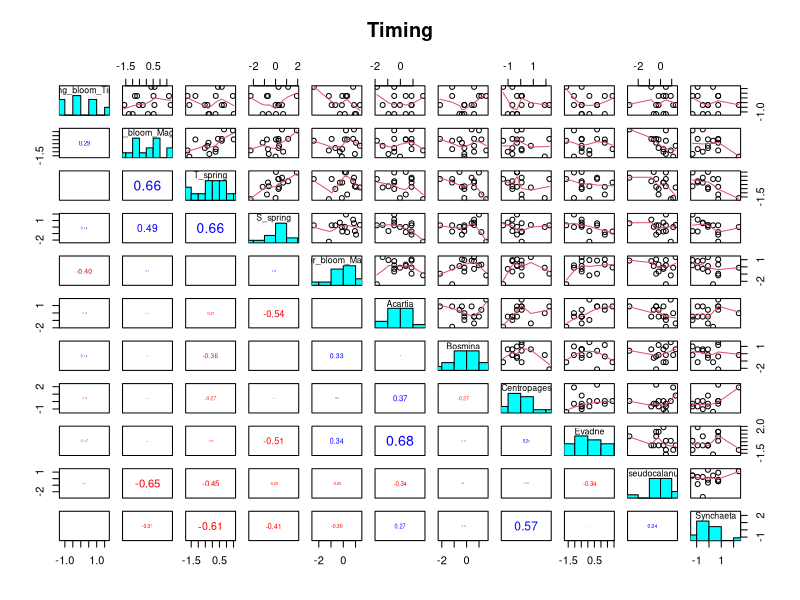
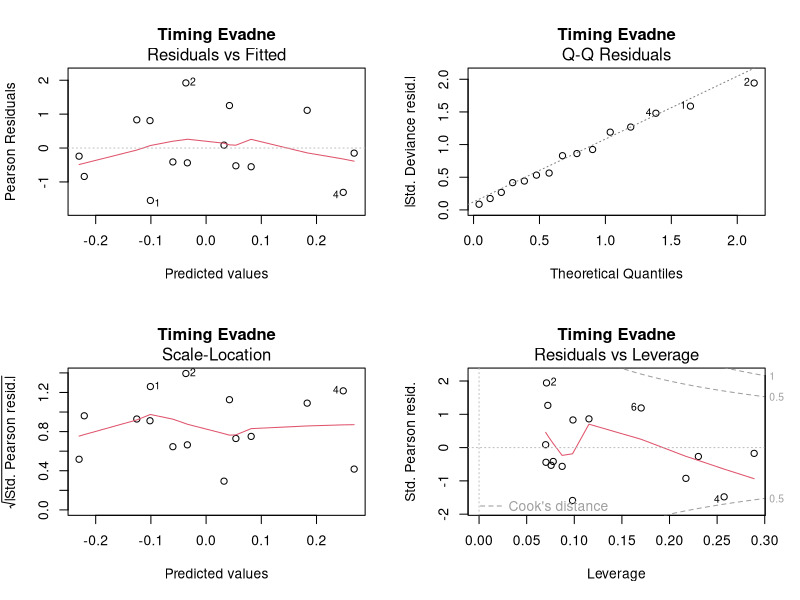
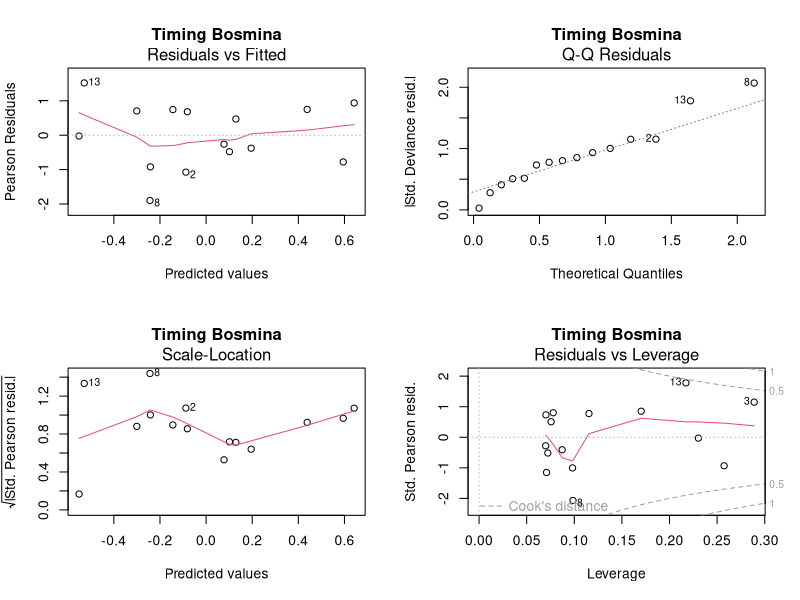
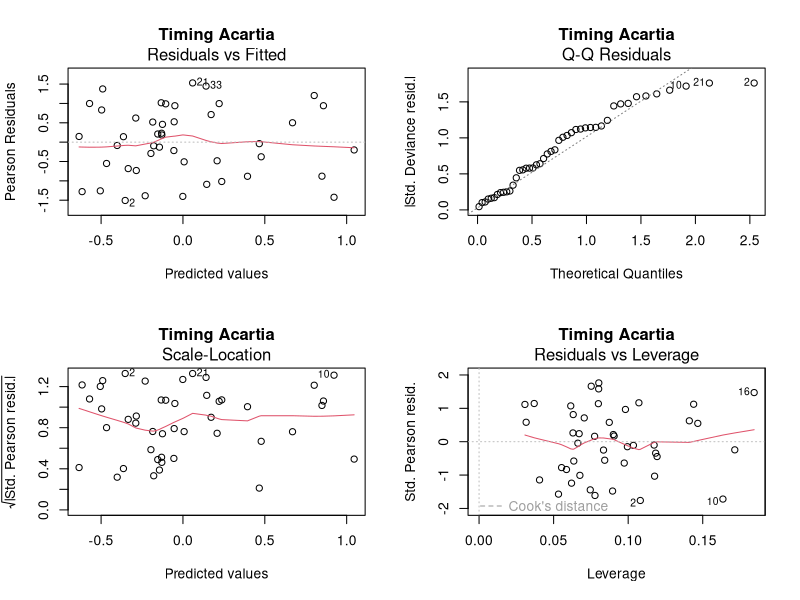
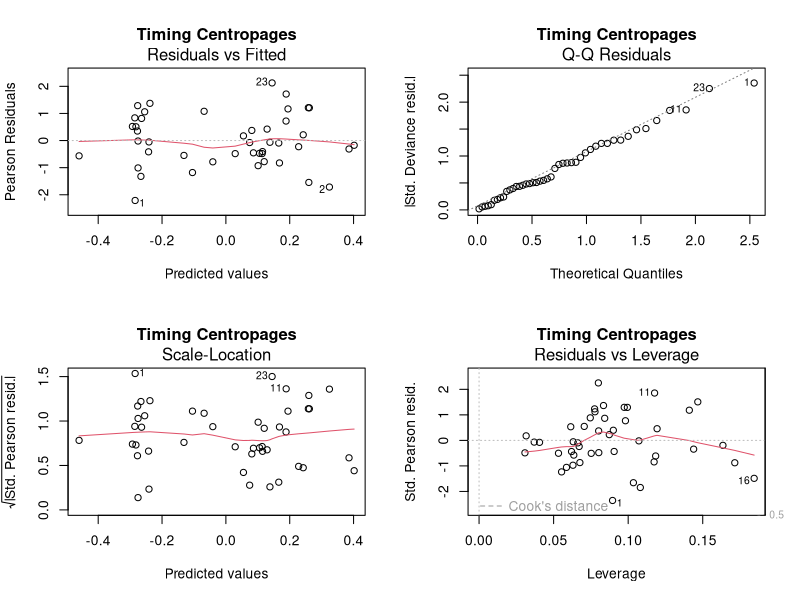
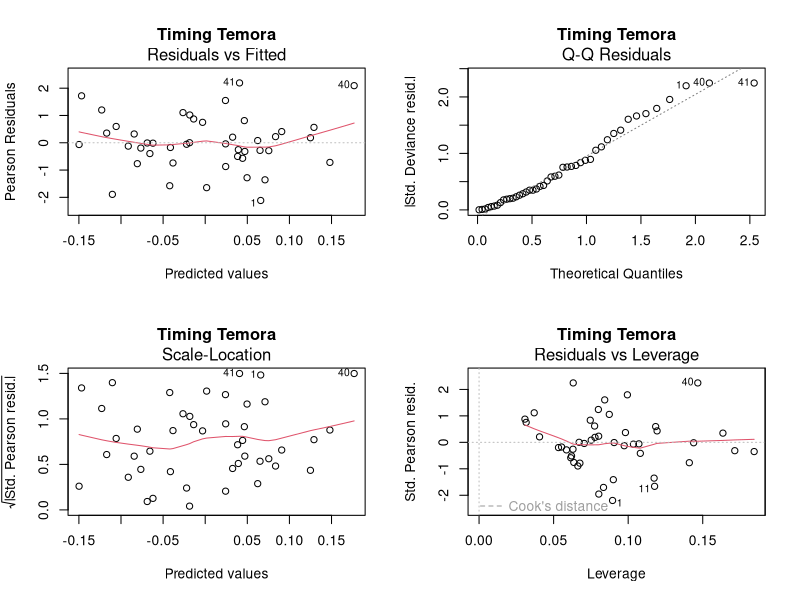
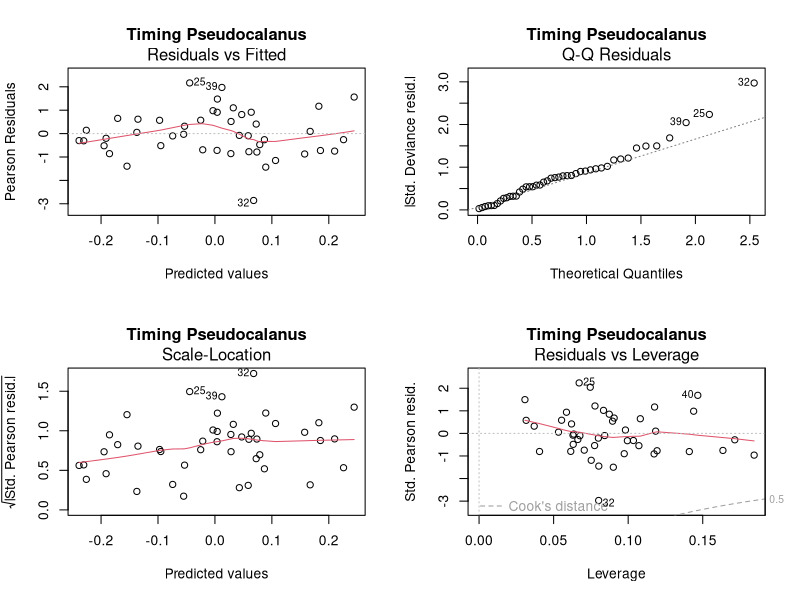
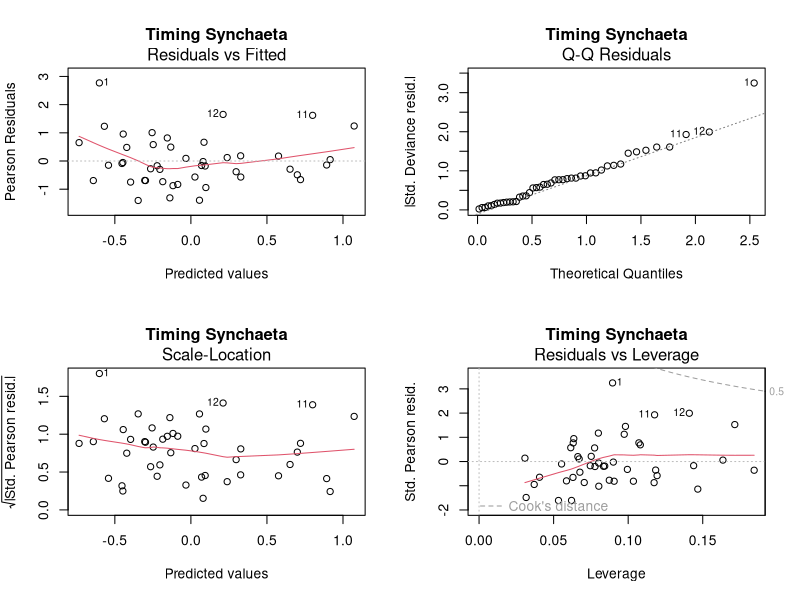

Generate these figures, in order, with R: (Note: this script raises an error after producing the figures.)
################################################################################
#                                                                 18.08.2023   #
#                            Kinlan M.G. Jan                                   #  
#                           kinlan.jan@su.se                                   #
#                                                                              #
#                     GLM with Normalised values                               #
################################################################################
rm(list = ls())
library(dplyr)
library(ggplot2)
library(tidyr)
library(corrplot)
library(patchwork)
library(tidyverse)
library(ggpubr)
library(rstatix)
library(MASS)
library(knitr)
################################################################################
zp <- read.delim("Output/Data/Weekly_Full_ZP.txt",
                 sep=";")

abiotic <- read.delim("Output/Data/Abiotic.txt",
                      sep=";")
timing <- read.delim("Output/Data/Weekly_Full_PP.txt", 
                     sep=";") %>% 
  dplyr::select(Taxa, Year, Station, Timing, Magnitude) %>% 
  as.data.frame()

################################################################################
# 2. Prepare the environmental variables
# 2.a. Temperature between 0 and 20m in Summer and Spring
ABIOTIC <-
  abiotic %>% 
  mutate(Parameter = ifelse(Parameter == "Temp_0.20",
                            "T", 
                            ifelse(Parameter == "Salinity",
                                   "S",
                                   ifelse(Parameter == "Salinity_bottom", "BS", as.character(Parameter)))),
         season = case_when(
           month %in% 1:3 ~ "winter",
           month %in% 4:6 ~ "spring",
           month %in% 7:9 ~ "summer",
           month %in% 10:12 ~ "fall"),
         Parameter_2 = paste(Parameter, season, sep = "_")) %>%
  
  
  
  as_tibble() %>% 
  filter(Parameter %in% c("T",
                          "BS",
                          "S"),
         Year %in% 2008:2022) %>%
  group_by(Year, Station, Parameter_2) |> 
  summarise(Value = mean(Value, na.rm = T)) |> 
  ungroup() |> 
  
  group_by(Station, Parameter_2) %>% 
  mutate(z = (Value - mean(Value)) / sd(Value)) %>% 
  ungroup() |>
  dplyr::select(-Value) |> 
  spread(Parameter_2, z)
################################################################################

################################################################################
#3. Process biotic variables
zp <- zp %>%
  dplyr::select(Year,
                Station,
                Taxa,
                Timing,
                Magnitude) %>%
  mutate(Magnitude = log(Magnitude)) %>% 
  gather(Parameter, Value, 4:5) %>%
  group_by(Station, Taxa, Parameter) %>%
  
  mutate(avg = mean(Value),
         anomalie = Value - avg,
         sd = sd(Value),
         z = anomalie / sd) %>% 
  dplyr::select(Year,
                Station,
                Taxa, 
                Parameter,
                z) %>% 
  spread(Parameter,
         z)
df_ab <- ABIOTIC %>% 
  merge(zp, by = c("Year", "Station"))
df_final <- timing %>%
  dplyr::select(Taxa,
                Year,
                Station,
                Timing,
                Magnitude) %>% 
  mutate(
         Magnitude = log(Magnitude)) %>%  
  gather(Metrics,
         Value,
         4:5) %>%
  mutate(Metrics = paste(Taxa,
                         Metrics,
                         sep = "_")) %>%
  dplyr::select(- Taxa) %>% 
  group_by(Station,
           Metrics) %>%
  
  mutate(avg = mean(Value),
         anomalie = Value - avg,
         sd = sd(Value),
         z = anomalie / sd) %>% 
  dplyr::select(Year,
                Station, 
                Metrics,
                z) %>% 
  
  spread(Metrics,
         z) %>%
  as.data.frame() %>% 
  merge(df_ab,
        by = c("Year",
               "Station")) %>%
  mutate(Mismatch = Timing - Spring_bloom_Timing) %>%
  mutate(include = ifelse(Taxa %in% c("Acartia",
                                      "Temora",
                                      "Centropages",
                                      "Pseudocalanus",
                                      "Synchaeta"),
                          "Yes",
                          ifelse(Taxa == "Bosmina" &
                                   Station %in% c("BY31"),
                                 "Yes",
                                 ifelse(Taxa %in% c("Evadne") &
                                          Station %in% c("BY31"),
                                        "Yes",
                                        "No")))) %>%
  filter(include == "Yes") %>%
  dplyr::select(- include)
################################################################################
Mat <- df_final %>% 
  filter(Taxa %in% c("Acartia",
                     "Centropages",
                     "Temora",
                     "Pseudocalanus",
                     "Synchaeta",
                     "Evadne",
                     "Bosmina")) %>%
  dplyr::select(Year,
                Taxa,
                Timing,
                Station,
                Spring_bloom_Timing,
                Spring_bloom_Magnitude,
                T_spring, 
                S_spring, 
                Summer_bloom_Magnitude) %>% 
  unique()%>%
  spread(Taxa,
         Timing) %>%
  na.omit()
Mat
panel.hist <- function(x, ...)
{
  usr <- par("usr"); on.exit(par(usr))
  par(usr = c(usr[1:2], 0, 1.5) )
  h <- hist(x, plot = FALSE)
  breaks <- h$breaks; nB <- length(breaks)
  y <- h$counts; y <- y/max(y)
  rect(breaks[-nB], 0, breaks[-1], y, col="cyan", ...)
}

# Define the panel.cor function by running the code below:
panel.cor <- function(x, y, digits=2, prefix="", cex.cor)
{
  usr <- par("usr"); on.exit(par(usr))
  par(usr = c(0, 1, 0, 1))
  r <- cor(x, y, use="pairwise.complete.obs")
  r <- cor(x, y, use="pairwise.complete.obs")
  txt <- format(c(r, 0.123456789), digits=digits)[1]
  txt <- paste(prefix, txt, sep="")
  if(missing(cex.cor)) cex <- 0.8/strwidth(txt)
  text(0.5, 0.5, txt, cex = cex * abs(r), col = ifelse(r<0,"red","blue"))
}
print(pairs(Mat[,3:13], diag.panel = panel.hist,
            upper.panel = panel.smooth, lower.panel = panel.cor,
            main = "Timing"))

################################################################################

NAMES <- c("Factor", "Estimate", "Error", "z.value", "p.value", "R2")
outputa = data.frame()
for(i in c("Evadne", "Bosmina", "Acartia", "Centropages", "Temora","Pseudocalanus", "Synchaeta")){
  df <- df_final %>% 
    filter(Taxa == i)|> 
    arrange(Year, Station)
  if(i %in% c("Acartia", "Centropages",  "Pseudocalanus", "Synchaeta", "Temora")){
    mod <- glm(Timing ~
                 T_spring + 
                 Spring_bloom_Timing + Summer_bloom_Timing,#Spring_bloom_Magnitude,
               df,
               family = "gaussian")
  }




  if(i %in% c("Bosmina", "Evadne")){
    mod <- glm(Timing ~
                 T_spring,
               df,
               family = "gaussian")
    
  }
  par(mfrow=c(2,2));print(plot(mod, main = paste("Timing", i, sep =" ")))
  SUM <- summary(mod)
  print(paste("Timing", i, sep = " "))
  print(SUM)
  ks<-ks.test(mod |> residuals(), "pnorm")
  
  print(paste(i, "One-sample Kolmogorov-Smirnov test p value =", ks$p.value))
  df <- SUM$coefficients %>% 
    as.data.frame() %>% 
    tibble::rownames_to_column("Factor") |> 
    mutate(R2 =   with(summary(mod), 1-deviance/null.deviance))

  df
  names(df) <- NAMES
  
  outputa <- df %>% 
    mutate(Taxa = i) %>%
    
    rbind(outputa)
}

################################################################################
mat2 <- df_final %>%
  
  filter(Taxa %in% c("Acartia",
                     "Temora",
                     "Centropages",
                     "Pseudocalanus", 
                     "Synchaeta",
                     "Bosmina",
                     "Evadne")) %>%
  
  dplyr::select(c(Year,
                  Cyanobacteria_Magnitude,
                  Spring_bloom_Magnitude,
                  Mismatch,
                  Taxa,
                  Magnitude,
                  S_spring,
                  T_spring)) %>%
  spread(Taxa,
         Magnitude)

print(pairs(mat2[,c(2:12)], diag.panel = panel.hist,
            upper.panel = panel.smooth, lower.panel = panel.cor,
            main = "Magnitude"))

outputb = data.frame()
for(i in c("Bosmina", "Evadne","Pseudocalanus", "Acartia", "Centropages", "Temora", "Synchaeta")){
  df <- df_final %>%
    filter(Taxa == i) %>%
    na.omit() |> 
    arrange(Year, Station)

  if(i != "Evadne" & i != "Bosmina"){
    mod <- glm((Magnitude) ~
                 Mismatch +
                 Summer_bloom_Magnitude +
                 T_spring + S_spring,
               df,
               family = "gaussian")

    }

  if(i %in% c("Bosmina", "Evadne")){
    mod <- glm(Magnitude ~
                 Summer_bloom_Magnitude, df, family = "gaussian")
    }
  par(mfrow=c(2,2));print(plot(mod, main = paste("Magnitude", i, sep =" ")))
  SUM <- summary(mod)
  print(paste("Magnitude", i, sep = " "))
  print(SUM)
  ks<-ks.test(mod |> residuals(), "pnorm")
  
  print(paste(i, "One-sample Kolmogorov-Smirnov test p value =", ks$p.value))
  df <- SUM$coefficients %>% 
    as.data.frame() %>% 
    tibble::rownames_to_column("Factor") |> 
    mutate(R2 =   with(summary(mod), 1-deviance/null.deviance))
  names(df) <- NAMES
  
  outputb <- df %>% 
    mutate(Taxa = i) %>%
    rbind(outputb)
}



output_b <- outputb %>% 
  mutate(GLM = "Magnitude")

output_a <- outputa %>%
  mutate(GLM = "Timing")
output_b %>%
  rbind(output_a) |> 
  print()
df_combined <- 
  output_b %>%
  rbind(output_a) %>%
  filter(Factor != "(Intercept)") %>%
  #filter(Taxa != "Copepoda") %>%
  mutate(P_VALUE = case_when(
    p.value <= 0.05 ~ "p < 0.05",
    p.value > 0.05 & p.value <= 0.1 ~ "p < 0.1",
    p.value > 0.1 ~ "p > 0.1"),
    Factor = case_when(
      Factor == "Cyanobacteria_Magnitude" ~ "CM",
      Factor == "Spring_bloom_Magnitude" ~ "SpBM",
      Factor == "Summer_bloom_Magnitude" ~ "SuBM",
      Factor == "Spring_bloom_Timing" ~ "SpBT",
      Factor == "Summer_bloom_Timing" ~ "SuBT",
      Factor %in% c("S_spring", "BS_spring") ~ "Salinity",
      Factor %in% c("Magnitude_lag1", "Timing_lag1") ~ "Lagged value",
      
      Factor %in% c("T_spring") ~ "T°C",
      Factor == "Mismatch" ~ "TMI"),
    GLM = factor(GLM, levels = c("Timing", "Magnitude"))) %>% 
  mutate(P_VALUE= factor(P_VALUE, 
                         levels = c("ns",
                                    "p < 0.05",
                                    "p < 0.1",
                                    "p > 0.1")),
         Taxa = factor(Taxa,
                       levels = c("Synchaeta",
                                  "Bosmina",
                                  "Evadne",
                                  "Acartia",
                                  "Centropages",
                                  "Pseudocalanus",
                                  "Temora")),
         Factor = factor(Factor, 
                         levels = c("Salinity",
                                    "T°C",
                                    "SpBT",
                                    "SuBT",
                                    "SpBM",
                                    "TMI",
                                    "CM",
                                    "SuBM",
                                    "Lagged value")))
  


#  -------- Plot -----------
ggplot(data = df_combined,
       mapping = aes(x = Factor,
                     y = Estimate,
                     ymin = Estimate - Error,
                     ymax = Estimate + Error, 
                     col = P_VALUE,
                     fill = P_VALUE)) +
  geom_hline(yintercept = 0) +
  geom_linerange(size = 1,
                 col = 1) +
  geom_point(size = 4,
             shape = 21,
             stroke = 1,
             col = 1) +
  scale_fill_manual(values = c("#b2182b",
                               "#ef8a62",
                               "#fddbc7"),
                    "") +
  
  scale_y_continuous(sec.axis = sec_axis(trans = ~ . * 1, breaks = seq(-1,1,.25)), breaks = seq(-1,1,.25)) +
  # coord_flip() +
  facet_grid(Taxa ~ GLM,
             scales = "free", space = "free_x") +
  theme_classic() +
  theme(panel.background = element_rect(color = "transparent",
                                        fill = "transparent"),
        panel.grid.major = element_line(color = "grey70"),
        axis.text.y = element_text(color = "black",
                                   size = 13),
        axis.text.x = element_text(angle = 45, 
                                   hjust = 1, 
                                   vjust = 1),
        legend.text = element_text(color = "black", 
                                   face = "italic",
                                   size = 13),
        strip.background = element_blank(),
        strip.text.x = element_text(color = "black",
                                    size = 13,
                                    face = "italic"),
        axis.text = element_text(color = "black",
                                 size = 13),
        axis.title = element_text(color = "black",
                                  size = 13)) +
  labs(y = "Standardized coefficients",
       x = NULL)

ggsave("Output/Figures/Fig5.pdf",
       height = 8,
       width = 6)
rm(list=ls())
sessionInfo()